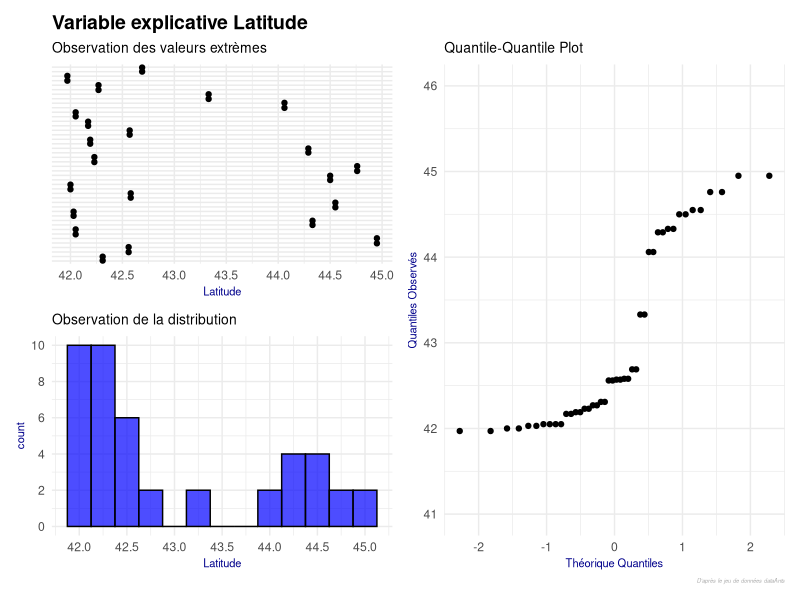

This figure's R source:
## ---- chunk 1
#importation
dataAnts <- read.table("BogAnts.txt", dec=".", header = TRUE)

#Passer la localisation en facteur 
dataAnts$Location<-as.factor(dataAnts$Location)

#vérification du type des variables 
str(dataAnts)
## ---- chunk 2
library(ggplot2)
library(patchwork)
## ---- chunk 3
p1 <- ggplot(dataAnts) +
  aes(x=Latitude, y=factor(1:nrow(dataAnts), levels = 1:nrow(dataAnts))) + # Affichage avec classification
  geom_jitter(width=0, height=0.1) +
  scale_x_continuous(breaks = seq(41.5, 45, by = 0.5)) + # Valeurs de l'axe X
  labs(title = "Variable explicative Latitude",
       subtitle = "Observation des valeurs extrèmes",
       x= "Latitude") +  # Titres
  theme_minimal() +
  theme(axis.text.y = element_blank(),   # Supprimer les étiquettes de l'axe Y
        axis.ticks.y = element_blank(),  # Supprimer les ticks de l'axe Y
        axis.title.y = element_blank(),  # Supprimer le titre de l'axe Y
        axis.title.x = element_text(size = 8, color = "darkblue"),
        plot.title = element_text(size = 14, face = "bold", color = "black"),
        plot.subtitle = element_text(size = 10, color = "black")
        )   

p2 <- ggplot(dataAnts) +
  aes(x = Latitude) +  # Utiliser Latitude sur l'axe X
  geom_histogram(binwidth = 0.25, fill = "blue", color = "black", alpha = 0.7) +  # Histogramme
  scale_x_continuous(breaks = seq(41.5, 45, by = 0.5)) +  # Valeurs de l'axe X
  scale_y_continuous(breaks = seq(0, 10, by = 2)) +  # Valeurs de l'axe X
  labs(subtitle = "Observation de la distribution",
       x = "Latitude") +  # Titres
  theme_minimal() +  # Appliquer un thème minimal
  theme(
    axis.title.x = element_text(size = 8, color = "darkblue"), 
    axis.title.y = element_text(size = 8, color = "darkblue"),
    plot.subtitle = element_text(size = 10, color = "black")
  ) 

p3 <- ggplot(dataAnts, aes(sample = Latitude)) +
  labs(subtitle = "Quantile-Quantile Plot",
       caption = "D'après le jeu de données dataAnts",
       x = "Théorique Quantiles",
       y = "Quantiles Observés") +
  scale_y_continuous(breaks = seq(41, 46, by = 1), limits=c(41,46)) + # Valeurs de l'axe X
  stat_qq() +  # Ajoute les points du Q-Q plot
  stat_qq_line(col = "red") +  # Ajoute la ligne théorique
  theme_minimal() + # Applique un thème minimal
  theme(
    axis.title.x = element_text(size = 8, color = "darkblue"),
    axis.title.y = element_text(size = 8, color = "darkblue"),
    plot.title = element_text(size = 14, face = "bold", color = "black"),       
    plot.subtitle = element_text(size = 10, color = "black"),                  
    plot.caption = element_text(size = 4, face = "italic", color = "darkgrey") 
  ) 

(p1 / p2) | p3 + 
  plot_layout(guides = "collect")
